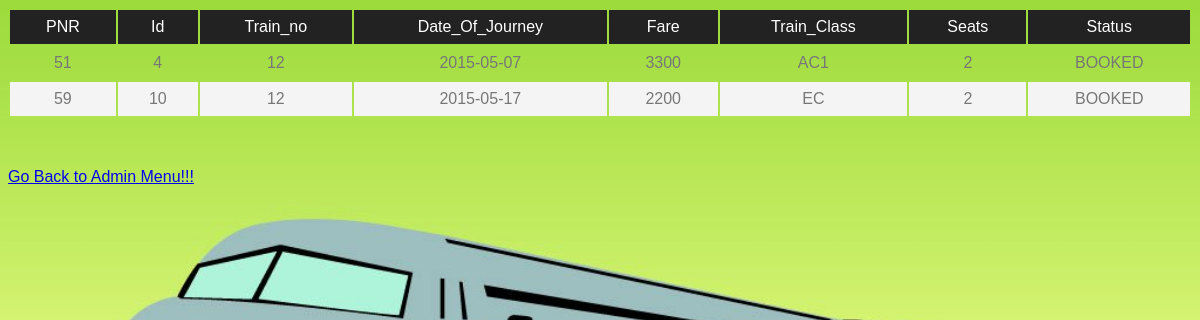
Screenshot of /railway/booked.php with the database file from the repository.
### tables this page shows
CREATE TABLE IF NOT EXISTS `resv` (
  `pnr` int(11) NOT NULL AUTO_INCREMENT,
  `id` int(11) NOT NULL,
  `trainno` int(11) NOT NULL,
  `sp` varchar(50) NOT NULL,
  `dp` varchar(50) NOT NULL,
  `doj` date NOT NULL,
  `tfare` int(11) NOT NULL,
  `class` varchar(50) NOT NULL,
  `nos` int(11) NOT NULL,
  `status` varchar(50) NOT NULL,
  PRIMARY KEY (`pnr`),
  UNIQUE KEY `UNIQUE` (`id`,`trainno`,`doj`,`status`),
  UNIQUE KEY `pnr` (`pnr`,`id`,`trainno`,`doj`,`class`,`status`),
  UNIQUE KEY `pnr_2` (`pnr`,`id`,`trainno`,`sp`,`dp`,`doj`,`tfare`,`class`,`nos`,`status`),
  KEY `FK_ID` (`id`),
  KEY `FK_TN_DOJ_C` (`trainno`,`doj`,`class`),
  KEY `class` (`class`),
  KEY `sp` (`sp`,`dp`),
  KEY `dp` (`dp`)
);

### railway/booked.php (the view, shortened to what this page needs)
<html>
<body style=" background-image: url(adminlogin.jpeg);
    height: 100%;
    background-position: center;
    background-repeat: no-repeat;
    background-size: cover;">
<?php
require "db.php";
$query="SELECT * FROM resv where status='BOOKED' ";
$result=mysqli_query($conn,$query);
echo "<table><thead><td>PNR</td><td>Id</td><td>Train_no</td><td>Date_Of_Journey</td><td>Fare</td><td>Train_Class</td><td>Seats</td><td>Status</td></thead>";
while ($row=mysqli_fetch_array($result))
{
echo "<tr><td>".$row[0]."</td><td>".$row[1]."</td><td>".$row[2]."</td><td>".$row[5]."</td><td>".$row[6]."</td><td>".$row[7]."</td><td>".$row[8]."</td><td>".$row[9]."</td></tr>";
}
echo "</table>";
echo "<br> <a href=\"http://localhost/railway/admin_login.php\">Go Back to Admin Menu!!!</a> ";
?>
</body>
</html>

### railway/style.css (style rules this page uses)
body, input, textarea { font-family: 'Source Sans Pro', sans-serif; font-weight: 300; color: #777; }
table { width: 100%; }
table tbody tr:nth-child(2n+2) { background: #f4f4f4; }
table td { padding: 0.5em 1em 0.5em 1em; text-align: center; }
table thead { background: #222222; color: #fff; }
p, ul, ol, dl, table, blockquote, form { margin-bottom: 2em; }

### rows the page displays
resv: pnr "51", id "4", trainno "12", doj "2015-05-07", tfare "3300", class "AC1", nos "2", status "BOOKED"
resv: pnr "59", id "10", trainno "12", doj "2015-05-17", tfare "2200", class "EC", nos "2", status "BOOKED"
